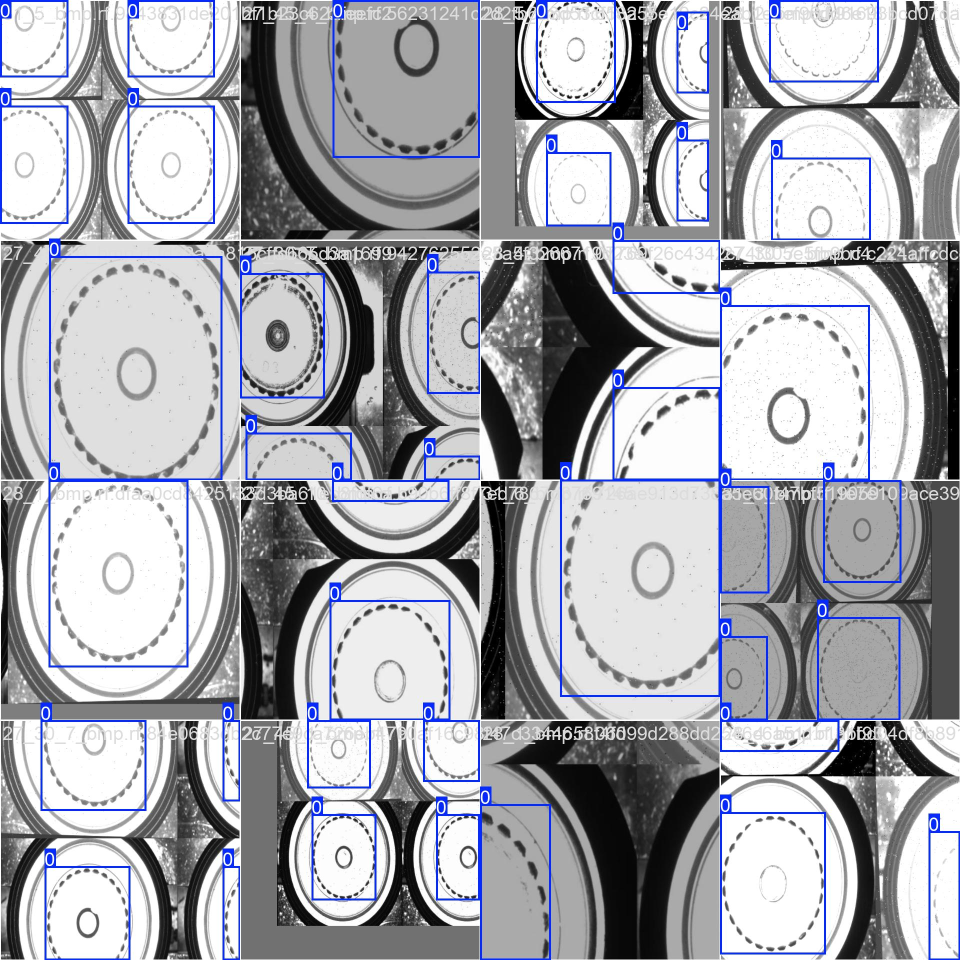
#> input picture dl_cluster/src/train_yolo8n_sizeup_boundingbox/train_batch0.jpg, 1920 x 1920 px (shown at 1/2 size); its folder holds only this picture in this run
$ python -i 6_dark_teeth.py   (imports and definitions only)
#> lines starting #> are read from the running program, lines starting #| are printed output that depends on the picture; after the words box and inside, x2 and y2 are one past the last pixel; in counts of white or black regions, pixels touching at a corner belong together
#> further down, picture is the input picture: shape (1920, 1920, 3); mean B, G, R 175.7, 168.9, 167.6
import cv2
import numpy as np
import os

# ==========================================
# 1. 설정 변수 (사용자 조정)
# ==========================================
input_root_folder = r'C:\Users\박준형\Desktop\python-workspace\dl_cluster\data'
output_root_folder = r'C:\Users\박준형\Desktop\python-workspace\dl_cluster\white_teeth_v8'

# 크롭할 이미지 크기 (넉넉하게 설정)
CROP_SIZE = 1300

# [핵심] 흰색으로 덮어버릴 내부 원의 반지름
# 이 값보다 안쪽은 무조건 흰색이 되어 노이즈가 사라짐.
# 결과 이미지를 보고 톱니가 시작되기 직전까지 이 값을 키우면 됨.
INNER_MASK_RADIUS = 180

# 바깥쪽 제한 반지름 (이 밖도 흰색 처리)
OUTER_MASK_RADIUS = 600

# ==========================================
# 2. 유틸리티 함수
# ==========================================
# [18 lines left out: functions imread_korean, imwrite_korean, not called in this run]

# ==========================================
# 3. Step 1: 기어 전체 덩어리 중심 찾기
# ==========================================
def find_gear_center(img):
    h, w = img.shape[:2]
    gray = cv2.cvtColor(img, cv2.COLOR_BGR2GRAY)
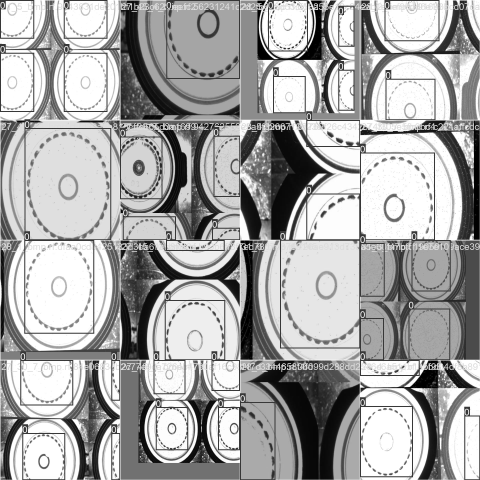
#> gray: shape (1920, 1920) (shown at 1/4 size); min 0, max 255, mean 169.3

    # 노이즈 제거 및 이진화
    blurred = cv2.GaussianBlur(gray, (25, 25), 0)
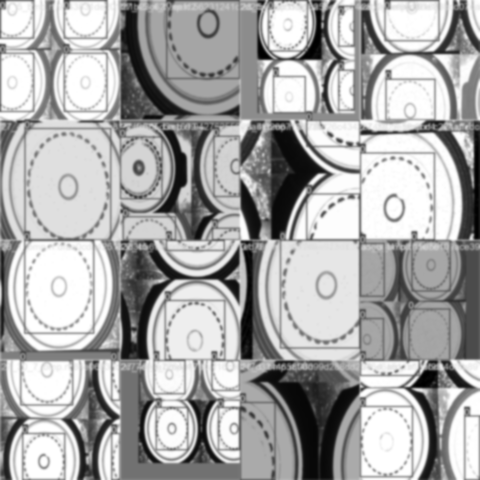
#> blurred: shape (1920, 1920) (shown at 1/4 size); min 0, max 255, mean 169.3
    # 배경과 기어를 분리 (어두운 기어 찾기)
    _, thresh = cv2.threshold(blurred, 80, 255, cv2.THRESH_BINARY_INV)
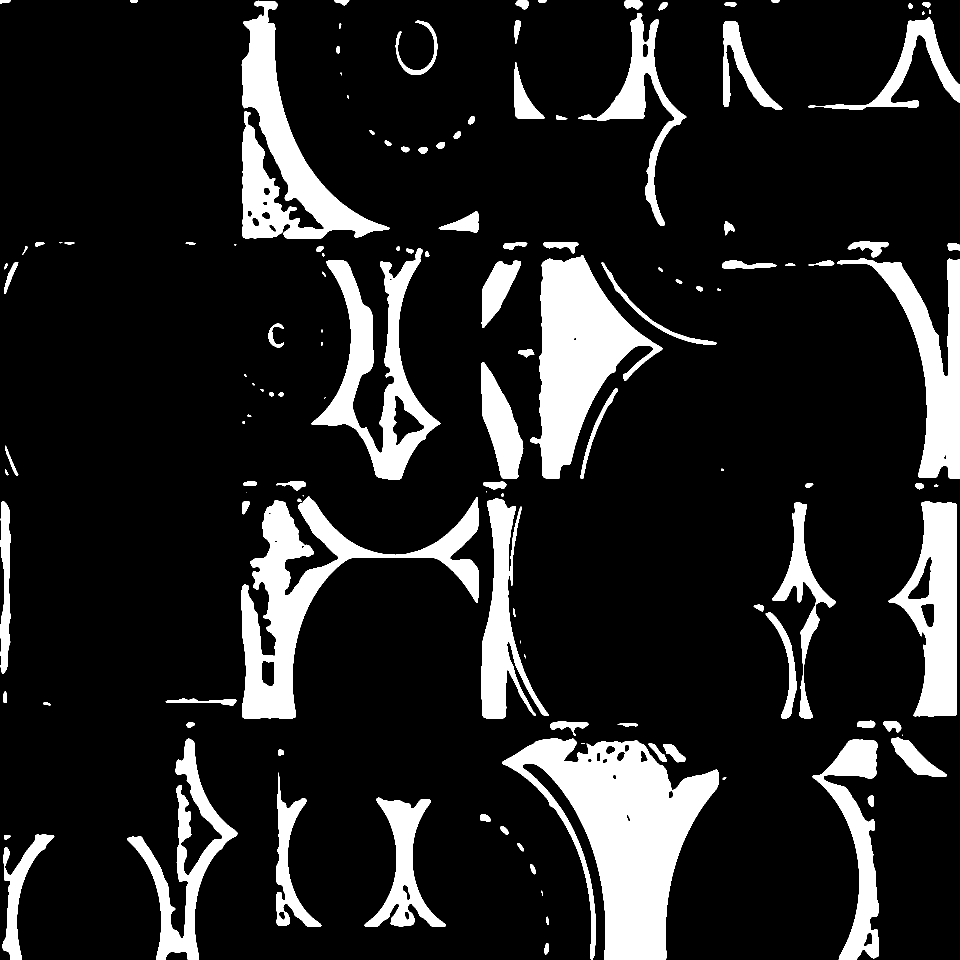
#> thresh: shape (1920, 1920) (shown at 1/2 size); 14.2% white; 134 white regions (15 under 20 px)

    contours, _ = cv2.findContours(thresh, cv2.RETR_EXTERNAL, cv2.CHAIN_APPROX_SIMPLE)
#> contours = 134 contours, 25 with area under 20; largest, box (x1, y1, x2, y2) and area: (1004, 1476, 1438, 1920) 86450, (483, 993, 957, 1438) 52699, (1060, 510, 1325, 957) 52186, (483, 1, 780, 478) 44166, (622, 497, 881, 960) 36996

    if not contours:
        return w//2, h//2

    # 가장 큰 덩어리(기어) 선택
    best_cnt = max(contours, key=cv2.contourArea)
#> best_cnt = contour of 1033 points, box (x1, y1, x2, y2) (1004, 1476, 1438, 1920), area 86450

    # [중요] 최소 외접원 중심 사용 (그림자에 강함)
    (cx, cy), radius = cv2.minEnclosingCircle(best_cnt)
#> cx = 1213.5; cy = 1683.4; radius = 263.3

    return int(cx), int(cy)

# ==========================================
# 4. Step 2: 안전한 패딩 크롭 (Safe Crop)
# ==========================================
# [128 lines left out: functions pad_and_crop, process_white_masking, run_process, not called in this run]

# [2 lines not run here, left out]

>>> import cv2
>>> picture = cv2.imread('train_yolo8n_sizeup_boundingbox/train_batch0.jpg')
>>> result = find_gear_center(picture)
#> result = (1213, 1683)

$ run again, on dl_cluster/src/train_yolo8n_sizeup_boundingbox/train_batch1.jpg
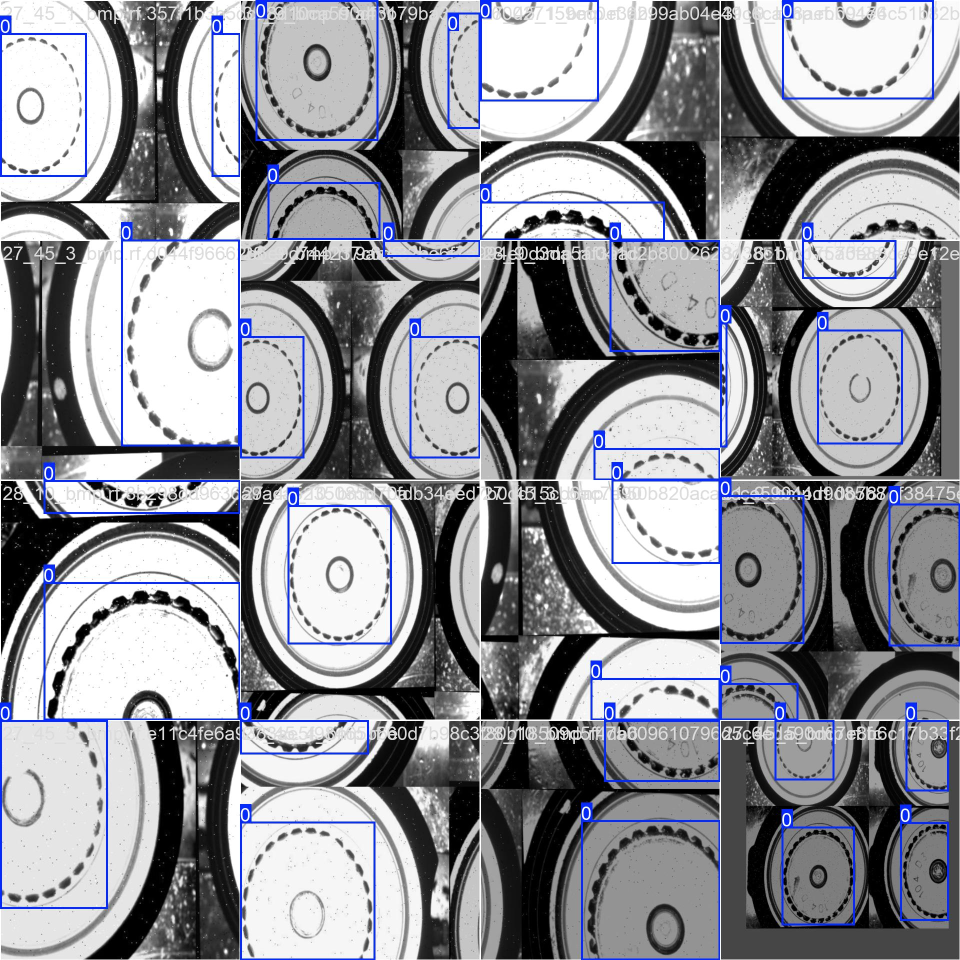
#> input picture dl_cluster/src/train_yolo8n_sizeup_boundingbox/train_batch1.jpg, 1920 x 1920 px (shown at 1/2 size)
#> picture is the input picture: shape (1920, 1920, 3); mean B, G, R 152, 145.5, 144.3
#> in find_gear_center, `blurred = cv2.GaussianBlur(gray, (25, 25), 0)`:
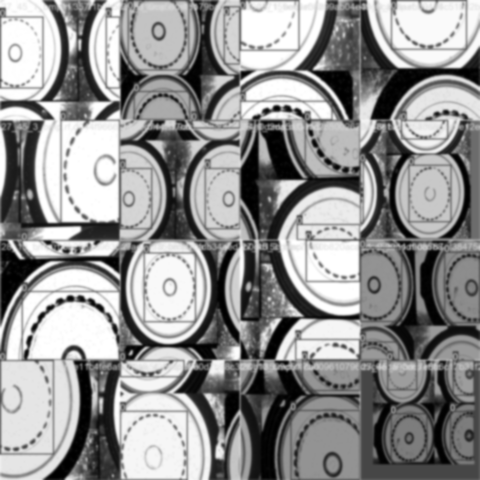
#> blurred: shape (1920, 1920) (shown at 1/4 size); min 0, max 255, mean 145.8
#> in find_gear_center, `_, thresh = cv2.threshold(blurred, 80, 255, cv2.THRESH_BINARY_INV)`:
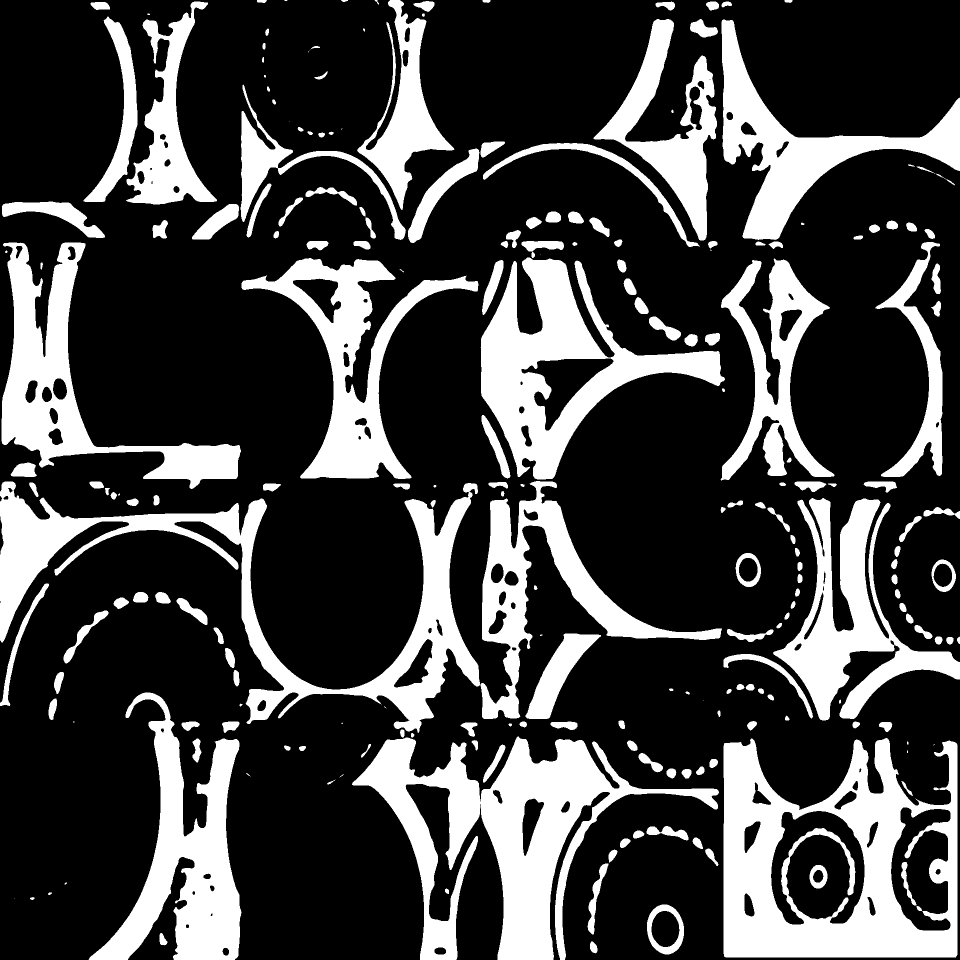
#> thresh: shape (1920, 1920) (shown at 1/2 size); 26.2% white; 226 white regions (24 under 20 px)
#> contours = 223 contours, 31 with area under 20; largest, box (x1, y1, x2, y2) and area: (1447, 1476, 1915, 1915) 166354, (704, 1473, 1438, 1920) 107542, (0, 963, 960, 1466) 90194, (961, 515, 1450, 959) 83610, (177, 1385, 483, 1920) 61944
#> best_cnt = contour of 559 points, box (x1, y1, x2, y2) (1447, 1476, 1915, 1915), area 166354
#> cx = 1680.5; cy = 1699.5; radius = 315
#> result = (1680, 1699)

$ run again, on dl_cluster/src/train_yolo8n_sizeup_boundingbox/train_batch2.jpg
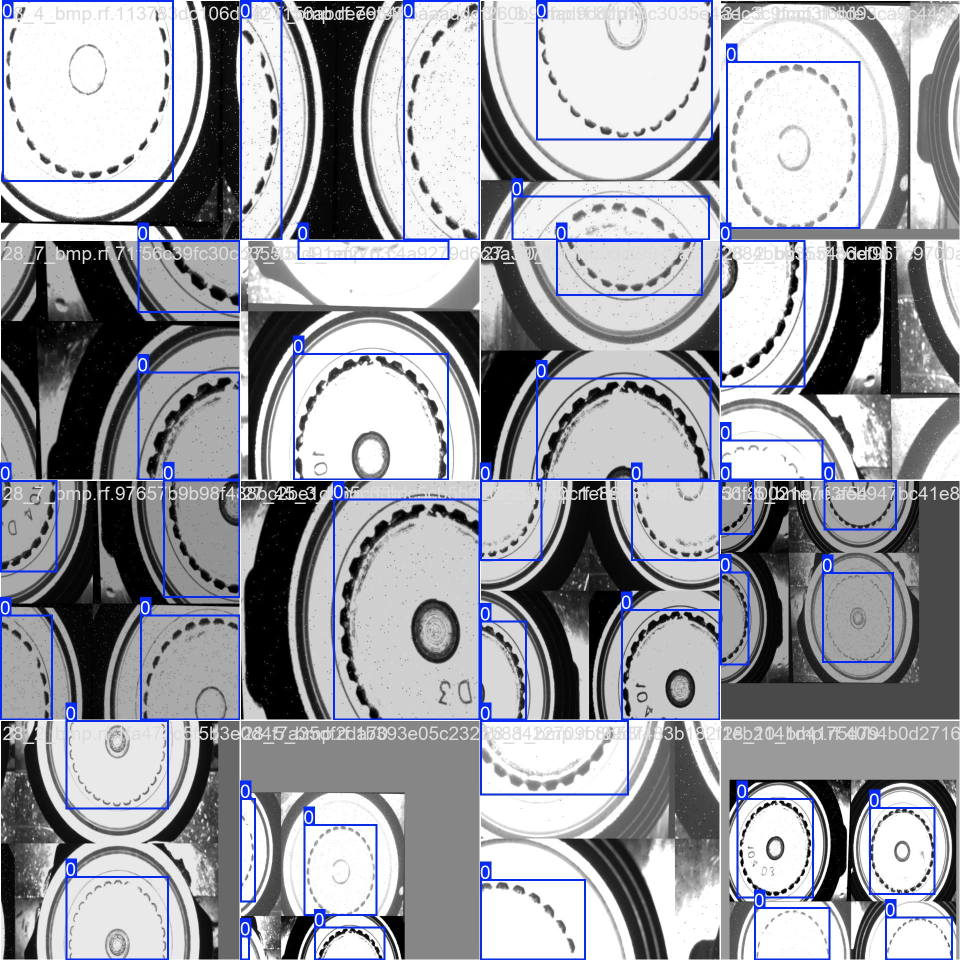
#> input picture dl_cluster/src/train_yolo8n_sizeup_boundingbox/train_batch2.jpg, 1920 x 1920 px (shown at 1/2 size)
#> picture is the input picture: shape (1920, 1920, 3); mean B, G, R 166.5, 159.4, 158.1
#> in find_gear_center, `blurred = cv2.GaussianBlur(gray, (25, 25), 0)`:
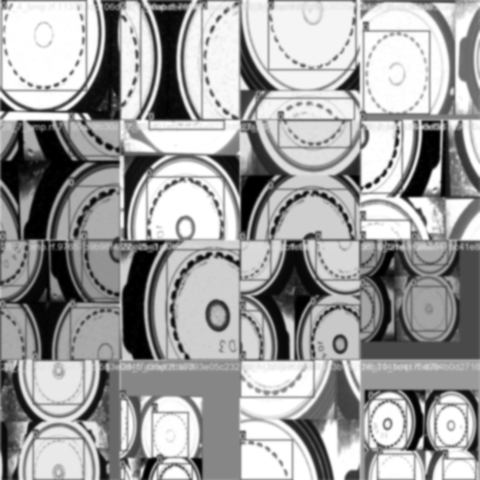
#> blurred: shape (1920, 1920) (shown at 1/4 size); min 0, max 255, mean 159.8
#> in find_gear_center, `_, thresh = cv2.threshold(blurred, 80, 255, cv2.THRESH_BINARY_INV)`:
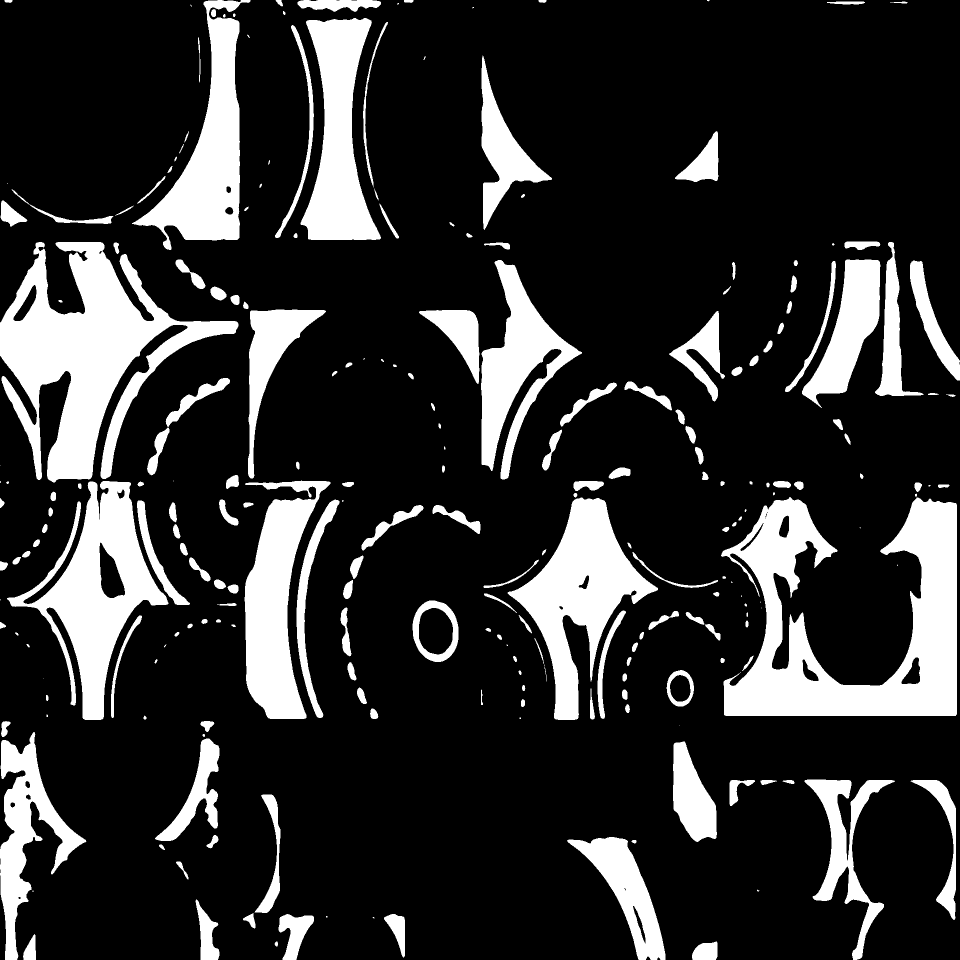
#> thresh: shape (1920, 1920) (shown at 1/2 size); 19.1% white; 240 white regions (34 under 20 px)
#> contours = 240 contours, 48 with area under 20; largest, box (x1, y1, x2, y2) and area: (1442, 994, 1914, 1432) 99138, (0, 484, 477, 965) 91936, (14, 962, 337, 1440) 55499, (1015, 995, 1316, 1440) 47995, (264, 0, 501, 500) 41585
#> best_cnt = contour of 1104 points, box (x1, y1, x2, y2) (1442, 994, 1914, 1432), area 99138
#> cx = 1680.4; cy = 1218.5; radius = 313.6
#> result = (1680, 1218)
